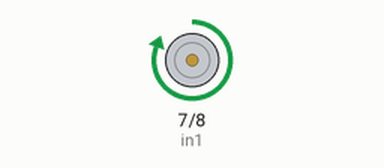
Recording of a sketch running on a simulated Arduino Uno, built with avr-gcc and run on an emulated ATmega328P. Parts: motor-driver pin pairs drawn as motors (green arrow = first pin HIGH = forward, orange = second pin HIGH = backward, longer = more drive, scaled by the enable pin).

Above: at 3.0 s.
At 6.6 s:
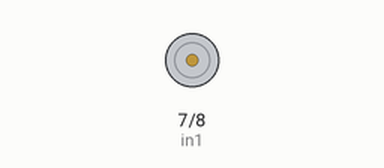
Timing chart, 0 to 9.3 s (numbered marks = the images above):
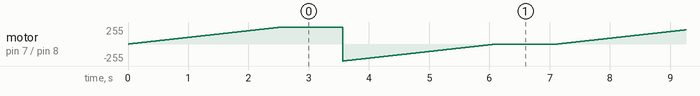

Measured:
- by itself, motor on pin 7 (in1) / pin 8 (in2): ramps from backward 255/255 to forward 255/255 and jumps back, once every 7.1 s

The sketch:

DC_Motor_Speed_and_Direction_Control.ino
```cpp
int in1 =7;
int in2 =8;
int ena =9;

void setup() {
   pinMode(in1,OUTPUT);
   pinMode(in2,OUTPUT);
   pinMode(ena,OUTPUT);

}

void loop() {
  digitalWrite(in1,HIGH);
  digitalWrite(in2,LOW);

  for(int speed=0;speed<=255;speed++)
  {
    analogWrite(ena,speed);
    delay(10);
  }

  delay(1000);

  digitalWrite(in1,LOW);
  digitalWrite(in2,HIGH);

  for(int speed=255;speed>=0;speed--)
  {
    analogWrite(ena,speed);
    delay(10);
  }

  delay(1000);
  // put your main code here, to run repeatedly:

}
```
